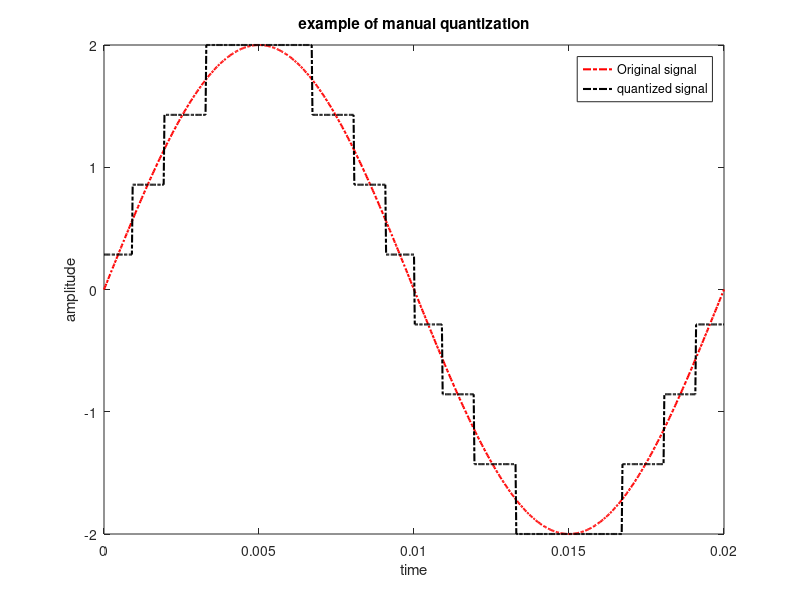

MATLAB code for this plot:
clc
close all
fs = 40e3;% sampling frequency
f = 50;% frequency of the signal
t = 0:1/fs:1/f;%discrete time
A = 2; 
x = A*sin(2*pi*f*t);% discrete signal
%--------Quantization------------%
n = 3;
L =(2^n);
delta=(max(x)-min(x))/(L-1);
xq = min(x)+(round((x-min(x))/delta)).*delta;
%--------END------------%
plot(t,x,'r-.', 'linewidth',1.5);
hold on;
plot(t,xq,'k-.', 'linewidth',1.5);
%plotting wave forms.
xlabel('time')
ylabel('amplitude')
title('example of manual quantization')
legend('Original signal','quantized signal')